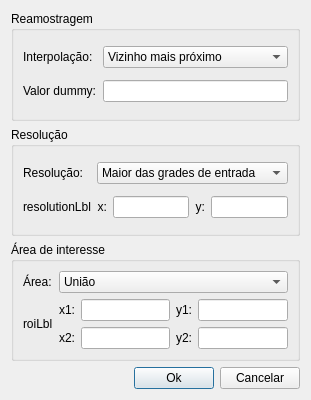
<?xml version="1.0" encoding="UTF-8"?>
<ui version="4.0">
 <class>GridConfigDialogForm</class>
 <widget class="QDialog" name="GridConfigDialogForm">
  <property name="geometry">
   <rect>
    <x>0</x>
    <y>0</y>
    <width>299</width>
    <height>400</height>
   </rect>
  </property>
  <property name="windowTitle">
   <string>Configurar grade de saída</string>
  </property>
  <property name="windowIcon">
   <iconset resource="icons.qrc">
    <normaloff>:/data/icons/grid_config.png</normaloff>:/data/icons/grid_config.png</iconset>
  </property>
  <layout class="QGridLayout" name="gridLayout_3">
   <item row="1" column="0">
    <widget class="QGroupBox" name="groupBox">
     <property name="sizePolicy">
      <sizepolicy hsizetype="Preferred" vsizetype="Expanding">
       <horstretch>0</horstretch>
       <verstretch>0</verstretch>
      </sizepolicy>
     </property>
     <property name="title">
      <string>Resolução</string>
     </property>
     <layout class="QGridLayout" name="gridLayout">
      <item row="1" column="0">
       <widget class="QLabel" name="label">
        <property name="text">
         <string>Resolução:</string>
        </property>
        <property name="margin">
         <number>10</number>
        </property>
       </widget>
      </item>
      <item row="1" column="1">
       <widget class="QComboBox" name="resBaseCmb">
        <property name="sizePolicy">
         <sizepolicy hsizetype="Expanding" vsizetype="Fixed">
          <horstretch>0</horstretch>
          <verstretch>0</verstretch>
         </sizepolicy>
        </property>
        <item>
         <property name="text">
          <string>Maior das grades de entrada</string>
         </property>
        </item>
        <item>
         <property name="text">
          <string>Menor das grades de entrada</string>
         </property>
        </item>
        <item>
         <property name="text">
          <string>Plano</string>
         </property>
        </item>
        <item>
         <property name="text">
          <string>Customizada</string>
         </property>
        </item>
       </widget>
      </item>
      <item row="2" column="1">
       <widget class="QStackedWidget" name="stackedWidget">
        <property name="sizePolicy">
         <sizepolicy hsizetype="Expanding" vsizetype="Fixed">
          <horstretch>0</horstretch>
          <verstretch>0</verstretch>
         </sizepolicy>
        </property>
        <property name="lineWidth">
         <number>0</number>
        </property>
        <property name="currentIndex">
         <number>1</number>
        </property>
        <widget class="QWidget" name="page">
         <layout class="QHBoxLayout" name="horizontalLayout_3">
          <property name="margin">
           <number>0</number>
          </property>
          <item>
           <widget class="QComboBox" name="resBaseMapCmb">
            <property name="sizePolicy">
             <sizepolicy hsizetype="Expanding" vsizetype="Fixed">
              <horstretch>0</horstretch>
              <verstretch>0</verstretch>
             </sizepolicy>
            </property>
           </widget>
          </item>
         </layout>
        </widget>
        <widget class="QWidget" name="page_2">
         <layout class="QGridLayout" name="gridLayout_7">
          <property name="margin">
           <number>0</number>
          </property>
          <item row="0" column="1">
           <widget class="QLineEdit" name="resXEdit"/>
          </item>
          <item row="0" column="2">
           <widget class="QLabel" name="label_4">
            <property name="sizePolicy">
             <sizepolicy hsizetype="Preferred" vsizetype="Preferred">
              <horstretch>0</horstretch>
              <verstretch>0</verstretch>
             </sizepolicy>
            </property>
            <property name="text">
             <string>y:</string>
            </property>
            <property name="alignment">
             <set>Qt::AlignRight|Qt::AlignTrailing|Qt::AlignVCenter</set>
            </property>
           </widget>
          </item>
          <item row="0" column="3">
           <widget class="QLineEdit" name="resYEdit"/>
          </item>
          <item row="0" column="0">
           <widget class="QLabel" name="label_8">
            <property name="text">
             <string>x:</string>
            </property>
            <property name="alignment">
             <set>Qt::AlignRight|Qt::AlignTrailing|Qt::AlignVCenter</set>
            </property>
           </widget>
          </item>
         </layout>
        </widget>
       </widget>
      </item>
      <item row="2" column="0">
       <widget class="QLabel" name="resLbl">
        <property name="text">
         <string>resolutionLbl</string>
        </property>
        <property name="margin">
         <number>10</number>
        </property>
       </widget>
      </item>
     </layout>
    </widget>
   </item>
   <item row="2" column="0">
    <widget class="QGroupBox" name="groupBox_3">
     <property name="sizePolicy">
      <sizepolicy hsizetype="Preferred" vsizetype="Expanding">
       <horstretch>0</horstretch>
       <verstretch>0</verstretch>
      </sizepolicy>
     </property>
     <property name="title">
      <string>Área de interesse</string>
     </property>
     <layout class="QGridLayout" name="gridLayout_5">
      <item row="0" column="0">
       <widget class="QLabel" name="label_5">
        <property name="text">
         <string>Área:</string>
        </property>
        <property name="margin">
         <number>10</number>
        </property>
       </widget>
      </item>
      <item row="0" column="1">
       <widget class="QComboBox" name="roiBaseCmb">
        <property name="sizePolicy">
         <sizepolicy hsizetype="Expanding" vsizetype="Fixed">
          <horstretch>0</horstretch>
          <verstretch>0</verstretch>
         </sizepolicy>
        </property>
        <item>
         <property name="text">
          <string>União</string>
         </property>
        </item>
        <item>
         <property name="text">
          <string>Plano</string>
         </property>
        </item>
        <item>
         <property name="text">
          <string>Customizada</string>
         </property>
        </item>
       </widget>
      </item>
      <item row="1" column="1">
       <widget class="QStackedWidget" name="stackedWidget_2">
        <property name="sizePolicy">
         <sizepolicy hsizetype="Expanding" vsizetype="Fixed">
          <horstretch>0</horstretch>
          <verstretch>0</verstretch>
         </sizepolicy>
        </property>
        <property name="lineWidth">
         <number>0</number>
        </property>
        <property name="currentIndex">
         <number>1</number>
        </property>
        <widget class="QWidget" name="page_3">
         <layout class="QGridLayout" name="gridLayout_4">
          <property name="margin">
           <number>0</number>
          </property>
          <item row="0" column="0">
           <widget class="QComboBox" name="roiBaseMapCmb">
            <property name="sizePolicy">
             <sizepolicy hsizetype="Expanding" vsizetype="Fixed">
              <horstretch>0</horstretch>
              <verstretch>0</verstretch>
             </sizepolicy>
            </property>
           </widget>
          </item>
         </layout>
        </widget>
        <widget class="QWidget" name="page_4">
         <layout class="QGridLayout" name="gridLayout_6">
          <property name="margin">
           <number>0</number>
          </property>
          <item row="0" column="1">
           <widget class="QLineEdit" name="x1Edit"/>
          </item>
          <item row="0" column="2">
           <widget class="QLabel" name="label_6">
            <property name="sizePolicy">
             <sizepolicy hsizetype="Preferred" vsizetype="Preferred">
              <horstretch>0</horstretch>
              <verstretch>0</verstretch>
             </sizepolicy>
            </property>
            <property name="text">
             <string>y1:</string>
            </property>
            <property name="alignment">
             <set>Qt::AlignRight|Qt::AlignTrailing|Qt::AlignVCenter</set>
            </property>
           </widget>
          </item>
          <item row="0" column="3">
           <widget class="QLineEdit" name="y1Edit"/>
          </item>
          <item row="1" column="1">
           <widget class="QLineEdit" name="x2Edit"/>
          </item>
          <item row="1" column="2">
           <widget class="QLabel" name="label_7">
            <property name="text">
             <string>y2:</string>
            </property>
            <property name="alignment">
             <set>Qt::AlignRight|Qt::AlignTrailing|Qt::AlignVCenter</set>
            </property>
           </widget>
          </item>
          <item row="1" column="3">
           <widget class="QLineEdit" name="y2Edit"/>
          </item>
          <item row="0" column="0">
           <widget class="QLabel" name="label_9">
            <property name="text">
             <string>x1:</string>
            </property>
            <property name="alignment">
             <set>Qt::AlignRight|Qt::AlignTrailing|Qt::AlignVCenter</set>
            </property>
           </widget>
          </item>
          <item row="1" column="0">
           <widget class="QLabel" name="label_10">
            <property name="text">
             <string>x2:</string>
            </property>
            <property name="alignment">
             <set>Qt::AlignRight|Qt::AlignTrailing|Qt::AlignVCenter</set>
            </property>
           </widget>
          </item>
         </layout>
        </widget>
       </widget>
      </item>
      <item row="1" column="0">
       <widget class="QLabel" name="roiLbl">
        <property name="sizePolicy">
         <sizepolicy hsizetype="Minimum" vsizetype="Preferred">
          <horstretch>0</horstretch>
          <verstretch>0</verstretch>
         </sizepolicy>
        </property>
        <property name="text">
         <string>roiLbl</string>
        </property>
        <property name="margin">
         <number>10</number>
        </property>
       </widget>
      </item>
     </layout>
    </widget>
   </item>
   <item row="3" column="0">
    <layout class="QHBoxLayout" name="horizontalLayout_2">
     <item>
      <spacer name="horizontalSpacer">
       <property name="orientation">
        <enum>Qt::Horizontal</enum>
       </property>
       <property name="sizeHint" stdset="0">
        <size>
         <width>40</width>
         <height>20</height>
        </size>
       </property>
      </spacer>
     </item>
     <item>
      <widget class="QPushButton" name="okBtn">
       <property name="text">
        <string>Ok</string>
       </property>
       <property name="icon">
        <iconset resource="../../admin/ui/icons.qrc">
         <normaloff>:/global/icons/ok.png</normaloff>:/global/icons/ok.png</iconset>
       </property>
      </widget>
     </item>
     <item>
      <widget class="QPushButton" name="cancelBtn">
       <property name="text">
        <string>Cancelar</string>
       </property>
       <property name="icon">
        <iconset resource="../../admin/ui/icons.qrc">
         <normaloff>:/global/icons/cancel.png</normaloff>:/global/icons/cancel.png</iconset>
       </property>
      </widget>
     </item>
    </layout>
   </item>
   <item row="0" column="0">
    <widget class="QGroupBox" name="groupBox_4">
     <property name="sizePolicy">
      <sizepolicy hsizetype="Preferred" vsizetype="Expanding">
       <horstretch>0</horstretch>
       <verstretch>0</verstretch>
      </sizepolicy>
     </property>
     <property name="title">
      <string>Reamostragem</string>
     </property>
     <layout class="QGridLayout" name="gridLayout_8">
      <item row="0" column="0">
       <widget class="QLabel" name="label_2">
        <property name="text">
         <string>Interpolação:</string>
        </property>
        <property name="margin">
         <number>10</number>
        </property>
        <property name="indent">
         <number>-1</number>
        </property>
       </widget>
      </item>
      <item row="0" column="1">
       <widget class="QComboBox" name="interpCmb">
        <item>
         <property name="text">
          <string>Vizinho mais próximo</string>
         </property>
        </item>
        <item>
         <property name="text">
          <string>Bilinear</string>
         </property>
        </item>
        <item>
         <property name="text">
          <string>Bicúbica</string>
         </property>
        </item>
       </widget>
      </item>
      <item row="1" column="0">
       <widget class="QLabel" name="label_3">
        <property name="text">
         <string>Valor dummy:</string>
        </property>
        <property name="margin">
         <number>10</number>
        </property>
       </widget>
      </item>
      <item row="1" column="1">
       <widget class="QLineEdit" name="dummyEdit"/>
      </item>
     </layout>
    </widget>
   </item>
  </layout>
 </widget>
 <resources>
  <include location="../../admin/ui/icons.qrc"/>
  <include location="icons.qrc"/>
 </resources>
 <connections/>
</ui>
